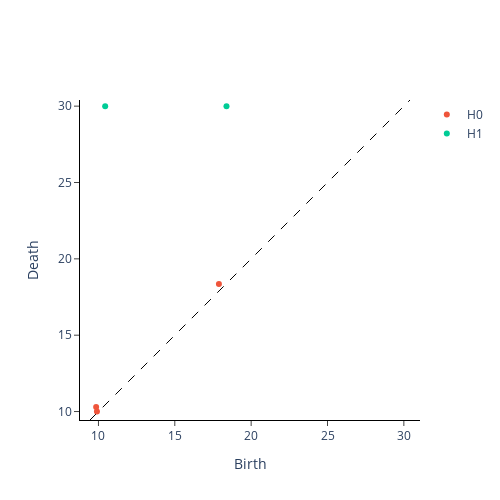

Notebook source saved alongside this figure:
### Code cell
from gtda.homology import CubicalPersistence 
cubical_persistence = CubicalPersistence(n_jobs=-1) 
im8_cubical = cubical_persistence.fit_transform(im8_filtration) 
cubical_persistence.plot(im8_cubical)

### Figure 1 — Plotly figure (JSON) as saved in the notebook; plotly's stock layout.template omitted (floating-point values rounded to 4 significant figures)
{"data": [{"hoverinfo": "none", "line": {"color": "black", "dash": "dash", "width": 1}, "mode": "lines", "showlegend": false, "type": "scatter", "x": [9.446, 30.4], "y": [9.446, 30.4]}, {"hoverinfo": "text", "hovertext": ["(17.88854381999832, 18.35755975068582)", "(9.848857801796104, 10.295630140987)", "(9.899494936611665, 10.0)"], "mode": "markers", "name": "H0", "type": "scatter", "x": [17.89, 9.849, 9.899], "y": [18.36, 10.3, 10]}, {"hoverinfo": "text", "hovertext": ["(10.44030650891055, 30.0)", "(18.384776310850235, 30.0)"], "mode": "markers", "name": "H1", "type": "scatter", "x": [10.44, 18.38], "y": [30, 30]}], "layout": {"height": 500, "plot_bgcolor": "white", "width": 500, "xaxis": {"autorange": false, "exponentformat": "e", "linecolor": "black", "linewidth": 1, "mirror": false, "range": [9.446, 30.4], "showexponent": "all", "showline": true, "side": "bottom", "ticks": "outside", "title": {"text": "Birth"}, "type": "linear", "zeroline": true}, "yaxis": {"autorange": false, "exponentformat": "e", "linecolor": "black", "linewidth": 1, "mirror": false, "range": [9.446, 30.4], "scaleanchor": "x", "scaleratio": 1, "showexponent": "all", "showline": true, "side": "left", "ticks": "outside", "title": {"text": "Death"}, "type": "linear", "zeroline": true}}}
